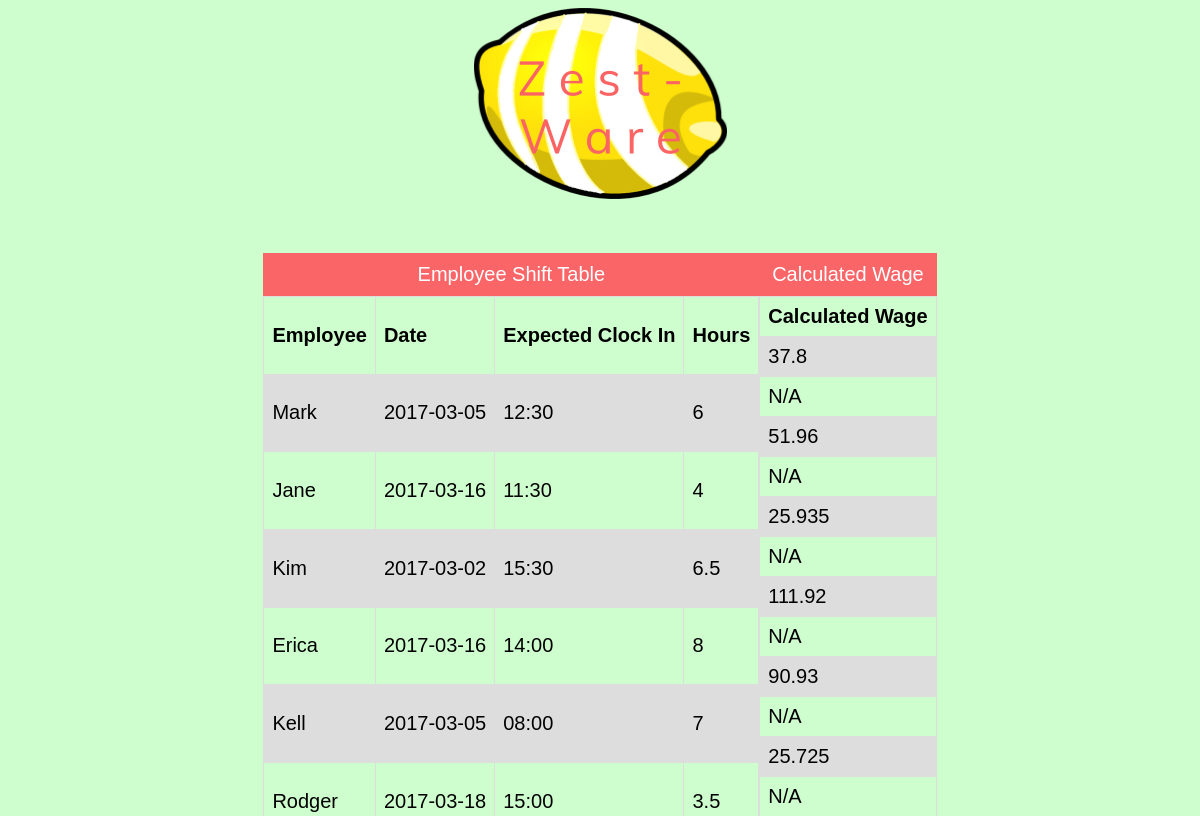
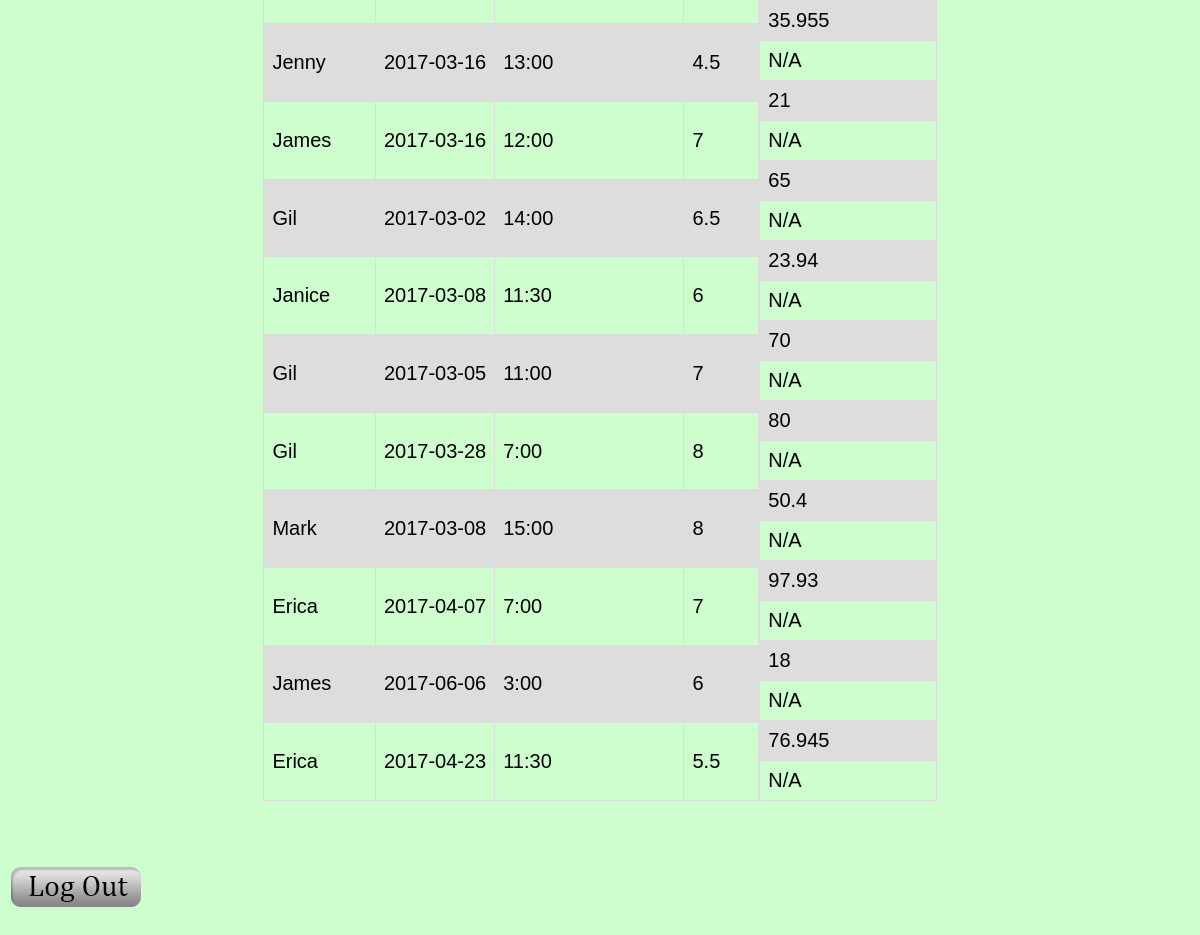
The app's page /startbootstrap-simple-sidebar-gh-pages/shifts.php (signed in) with its own data (2 pictures, top to bottom).
### tables this page shows
CREATE TABLE `shifts` (
  `firstName` varchar(32) NOT NULL,
  `date` varchar(10) NOT NULL,
  `clockIn` varchar(9) NOT NULL,
  `workTime` float NOT NULL,
  `calculatedWage` float NOT NULL
);

CREATE TABLE `employees` (
  `first` varchar(32) NOT NULL,
  `lastName` varchar(32) NOT NULL,
  `pin` smallint(4) NOT NULL,
  `hourlyWage` double NOT NULL,
  `type` text NOT NULL,
  `totalWage` double NOT NULL DEFAULT '2'
);

### startbootstrap-simple-sidebar-gh-pages/shifts.php (the view, shortened to what this page needs)
<html>
  <head>
    <link rel="stylesheet" type="text/css" href="temp2.css">
  </head>
  <body>
  <div class = "logo">
    <a href=https://zestware123.000webhostapp.com/>
    <img border="0" alt="logo" src="buttons/zesty.png">
  </div>
  <br>
  <br>
  <br>
  <div class = "table">
  <table border="1">
    <caption>
      Employee Shift Table
    </caption>
    <tr>
    <th>Employee
    <th>Date
    <th>Expected Clock In
    <th>Hours
    </tr>
  <?php
      $con = mysqli_connect("localhost", "id964298_zestwaredatabase", "zestware123!", "id964298_zestdatabase");
      mysqli_select_db($con, "id964298_zestdatabase");
      $result = mysqli_query($con, "SELECT * FROM shifts");
      if(isset($_SESSION['manager']))
      {
      while($row = mysqli_fetch_array($result))
        {
          print "<tr>\n";
          print "<td>" . $row['firstName'] . "\n";
          print "<td>" . $row['date'] . "\n";
          print "<td>" . $row['clockIn'] . "\n";
          print "<td>" . $row['workTime'] . "\n";
        }
      }
    ?>
    </table>
    <table border="1">
    <caption>
      Calculated Wage
    </caption>
    <tr>
    <th>Calculated Wage
    </tr>
    <?php
      $con = mysqli_connect("localhost", "id964298_zestwaredatabase", "zestware123!", "id964298_zestdatabase");
      mysqli_select_db($con, "id964298_zestdatabase");
      $result = mysqli_query($con, "SELECT * FROM shifts, employees");
      while($row = mysqli_fetch_array($result))
        {
              if(isset($_SESSION['manager']))
              {
              $time = $row['workTime'];
              $wage = $row['hourlyWage'];
              $product = $time * $wage;
              if ($row['firstName'] == $row['first'])
              {
                  print "<tr>\n";
                  print "<td>" . $product . "\n";
              }
              }
              if(isset($_SESSION['use']))
              {
                 if ($row['firstName'] == $row['first'])
                {
                  print "<tr>\n";
                  print "<td>" . "N/A\n";
                }
              }
        }
    ?>
    </table>
    </div>
    <br>
    <br>
    <br>
    <input type="image" src ="buttons/LogOut.png" alt="Submit" class = "LogOut" onclick="document.location.href='../startbootstrap-simple-sidebar-gh-pages/logout.php';">
    </body>
 </html>

### startbootstrap-simple-sidebar-gh-pages/shifts.php (style rules this page uses)
table { font-family: georgia, sans-serif; border-collapse: collapse; font-size:20px; }
table caption { padding: 10px; background: #FA6568; color: white; font-size: 20px; }
td, th { border: 1px solid #dddddd; text-align: left; padding: 8px; }
tr:nth-child(even) { background-color: #dddddd; }

### records on screen
shifts: firstName "Mark", date "2017-03-05", clockIn "12:30", workTime "6", workTime.hourlyWage "37.8", shows "N/A"
shifts: firstName "Jane", date "2017-03-16", clockIn "11:30", workTime "4", workTime.hourlyWage "51.96", shows "N/A"
shifts: firstName "Kim", date "2017-03-02", clockIn "15:30", workTime "6.5", workTime.hourlyWage "25.935", shows "N/A"
shifts: firstName "Erica", date "2017-03-16", clockIn "14:00", workTime "8", workTime.hourlyWage "111.92", shows "N/A"
shifts: firstName "Kell", date "2017-03-05", clockIn "08:00", workTime "7", workTime.hourlyWage "90.93", shows "N/A"
shifts: firstName "Rodger", date "2017-03-18", clockIn "15:00", workTime "3.5", workTime.hourlyWage "25.725", shows "N/A"
shifts: firstName "Jenny", date "2017-03-16", clockIn "13:00", workTime "4.5", workTime.hourlyWage "35.955", shows "N/A"
shifts: firstName "James", date "2017-03-16", clockIn "12:00", workTime "7", workTime.hourlyWage "21", shows "N/A"
shifts: firstName "Gil", date "2017-03-02", clockIn "14:00", workTime "6.5", workTime.hourlyWage "65", shows "N/A"
shifts: firstName "Janice", date "2017-03-08", clockIn "11:30", workTime "6", workTime.hourlyWage "23.94", shows "N/A"
shifts: firstName "Gil", date "2017-03-05", clockIn "11:00", workTime "7", workTime.hourlyWage "70", shows "N/A"
shifts: firstName "Gil", date "2017-03-28", clockIn "7:00", workTime "8", workTime.hourlyWage "80", shows "N/A"
shifts: firstName "Mark", date "2017-03-08", clockIn "15:00", workTime "8", workTime.hourlyWage "50.4", shows "N/A"
shifts: firstName "Erica", date "2017-04-07", clockIn "7:00", workTime "7", workTime.hourlyWage "97.93", shows "N/A"
shifts: firstName "James", date "2017-06-06", clockIn "3:00", workTime "6", workTime.hourlyWage "18", shows "N/A"
shifts: firstName "Erica", date "2017-04-23", clockIn "11:30", workTime "5.5", workTime.hourlyWage "76.945", shows "N/A"
